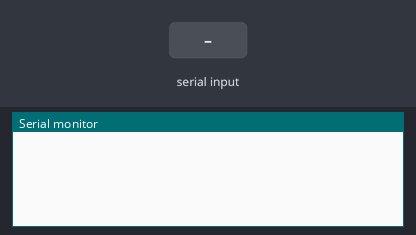
A sketch run on a simulated Arduino Uno, built with avr-gcc and run on an emulated ATmega328P. Shown: the last lines printed to the serial monitor. Inputs (shaded band) come from the test bench.

Above: at 1.2 s.
1.3 s: "1\n" received over Serial
At 1.9 s:
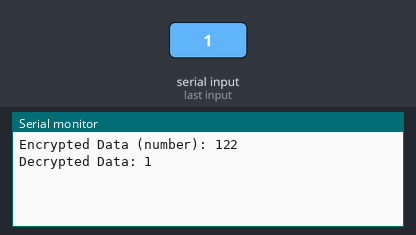
2.8 s: "0\n" received over Serial
At 4.2 s:
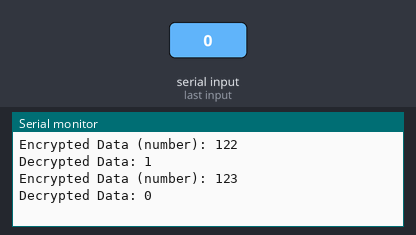

Measured:
- after the input at 1.3 s, the serial monitor: prints a new line at once (image 1)
- after the input at 2.8 s, the serial monitor: prints a new line at once (image 2)

The sketch:

code.ino
```cpp
char key = 'K';
void setup() {
  Serial.begin(9600);
}

void loop() {

  if (Serial.available()) {

    char data = Serial.read();
    if (data == '\n' || data == '\r') {
      return;
    }
    // Encryption
    char encrypted = data ^ key;
    // Decryption
    char decrypted = encrypted ^ key;

    Serial.print("Encrypted Data (number): ");
    Serial.println((int)encrypted);

    Serial.print("Decrypted Data: ");
    Serial.println(decrypted);
  }
}
```
